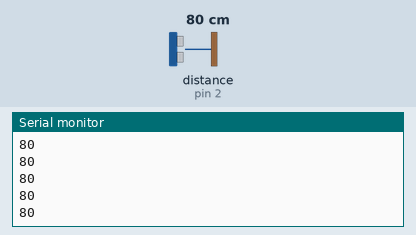
Bench run of a sketch on a simulated Arduino Uno, built with avr-gcc and run on an emulated ATmega328P. On the bench: the last lines printed to the serial monitor. Wiring (inferred from the names in the program): ultrasonic range finder: trigger pin 3; echo pin 2. The test bench sets the inputs (shaded band); at power-on: distance to the obstacle (sensor on pin 2) 80 cm. The echo pulse lasts 58.3 µs per cm.

Above: at 1.2 s.
1.3 s: distance to the obstacle (sensor on pin 2) set to 2 cm
At 1.34 s:
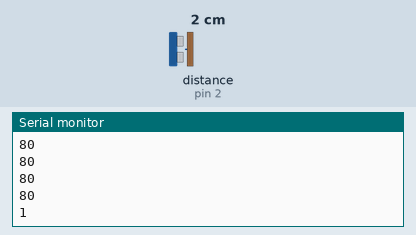
2.8 s: distance to the obstacle (sensor on pin 2) set to 4 cm
At 2.81 s:
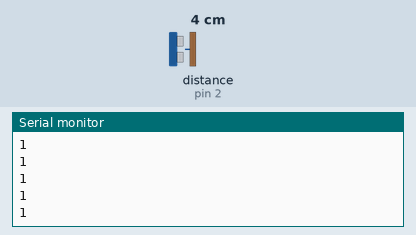
Timing chart, 0 to 5.8 s (numbered marks = the images above; inputs shaded):
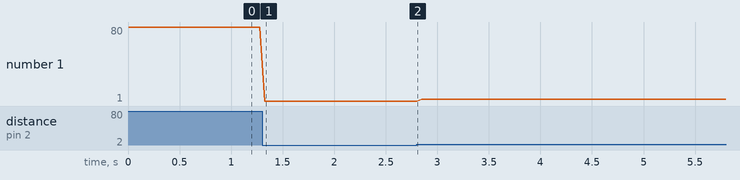

The sketch:

Distance_Sensor.ino
```cpp
#define ECHOPIN 2                            // Pin to receive echo pulse
#define TRIGPIN 3                            // Pin to send trigger pulse

void setup(){
  Serial.begin(9600);
  pinMode(ECHOPIN, INPUT);
  pinMode(TRIGPIN, OUTPUT);
}

long Distance() {
  digitalWrite(TRIGPIN, LOW);                   // Set the trigger pin to low for 2uS
  delayMicroseconds(2);
  digitalWrite(TRIGPIN, HIGH);                  // Send a 10uS high to trigger ranging
  delayMicroseconds(10);
  digitalWrite(TRIGPIN, LOW);                   // Send pin low again
  int distance = pulseIn(ECHOPIN, HIGH);        // Read in times pulse
  distance= distance/58;
  return distance;
}

void loop(){
  /*digitalWrite(TRIGPIN, LOW);                   // Set the trigger pin to low for 2uS
  delayMicroseconds(2);
  digitalWrite(TRIGPIN, HIGH);                  // Send a 10uS high to trigger ranging
  delayMicroseconds(10);
  digitalWrite(TRIGPIN, LOW);                   // Send pin low again
  int distance = pulseIn(ECHOPIN, HIGH);        // Read in times pulse
  distance= distance/58; */                       // Calculate distance from time of pulse
  Serial.println(Distance());
  delay(50);                                    // Wait 50mS before next ranging
}
```

Measured:
- after the input at 1.3 s, the serial monitor: prints a new line at once (image 1)
- plotted number 1: 80 → 1 after the input at 1.3 s, 1 → 3 after the input at 2.8 s
